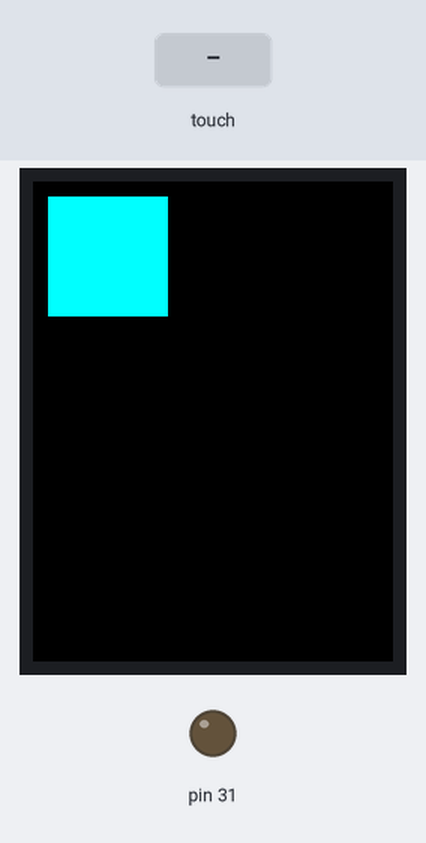
Simulated run of this sketch. Board: Arduino Mega 2560, built with avr-gcc and run on an emulated ATmega2560. On the bench: 240×320 colour display, output pins drawn as LEDs (lit = HIGH). The inputs (shaded band) are chosen by the test bench. What the sketch prints to the serial monitor is not drawn.

Above: at 1.4 s.
1.5 s: touch panel pressed at 13 % / 10 % of its raw x / y range
At 2.2 s:
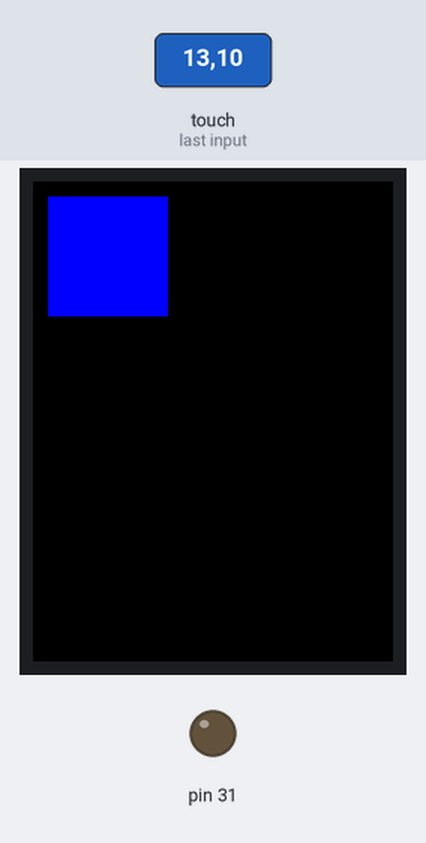
3.0 s: touch panel pressed at 38 % / 10 % of its raw x / y range
At 3.3 s:
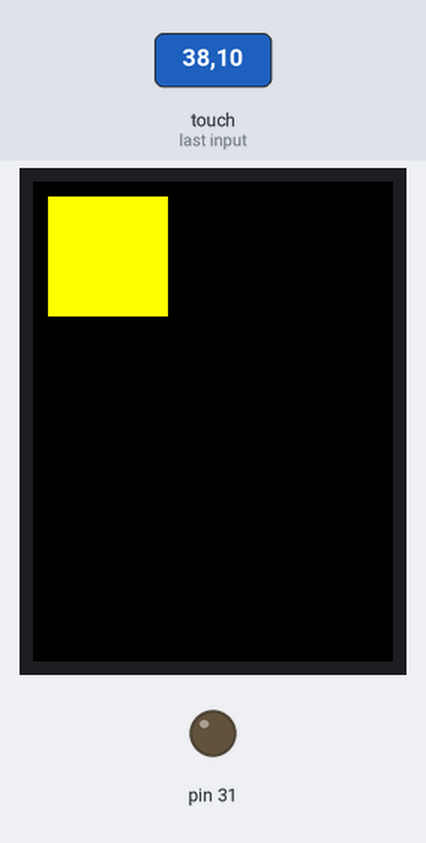
Timing chart, 0 to 6.0 s (numbered marks = the images above; inputs shaded):
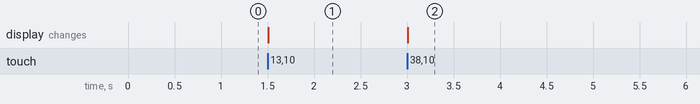

Measured:
- after the input at 1.5 s, the display: changes at once (image 1)
- after the input at 3.0 s, the display: changes at once (image 2)

The sketch:

latihanXY.ino
```cpp
//KB1UIF (A.Tedds)
//Paint Sketch for Arduino LCD TFT 3.5" TFT Display
#include <Adafruit_GFX.h>
//#include <Adafruit_ILI9341.h>
#include <TouchScreen.h>
#include <MCUFRIEND_kbv.h>
MCUFRIEND_kbv tft;


#define YP A3  // must be an analog pin.
#define XM A2  // must be an analog pin.
#define YM 9   // can be a digital pin.
#define XP 8   // can be a digital pin.

#define TS_MINX 116
#define TS_MINY 955
#define TS_MAXX 893
#define TS_MAXY 102

#define BOXSIZE 40
#define PENRADIUS 3

int oldcolor, currentcolor;

// For better pressure precision, we need to know the resistance
// between X+ and X- Use any multimeter to read it
// Its about 300 ohms across the X plate on mine.


TouchScreen ts = TouchScreen(XP, YP, XM, YM, 300);

// Assign human-readable names to some common 16-bit color values:
#define BLACK   0xFFFF
#define BLUE    0xFFE0
#define GREEN   0xF81F
#define CYAN    0xF800
#define GRAY1   0x8410
#define RED     0x07FF
#define GRAY2   0x4208
#define MAGENTA 0x07E0
#define YELLOW  0x001F
#define WHITE   0x0000
#define PINK   0x07E0
#define MINPRESSURE 5
#define MAXPRESSURE 1500


 int X,Y;
 long Num1,Num2,Number;
 char action;
 boolean result = false;

void setup() {

Serial.begin(9600);
  Serial.println(F("Paint!"));
pinMode(31, OUTPUT);
  tft.reset();
  uint16_t identifier = tft.readID();

  Serial.print(F("LCD driver chip: "));
  Serial.println(identifier,HEX);


  tft.begin(0x9486);
  tft.fillScreen(WHITE);
  tft.setRotation(2);
  tft.fillRect(10, 10, 80, 80, RED); //fillReact(x,y,panjang,lebar )

}

void loop() {

pinMode(XM, OUTPUT);
  pinMode(YP, OUTPUT);
  TSPoint p;

  do {
    p = ts.getPoint();
    pinMode(XM, OUTPUT);
    pinMode(YP, OUTPUT);
  } while((p.z < MINPRESSURE )|| (p.z > MAXPRESSURE));
  p.x = map(p.x, TS_MINX, TS_MAXX, 0, 320);
  p.y = map(p.y, TS_MINY, TS_MAXY, 0, 480);

   Y = p.x;
  X = p.y;

  if(Y>0 && Y<100){
    tft.fillRect(10, 10, 80, 80, YELLOW); //fillReact(x,y,panjang,lebar )
  } else {
    tft.fillRect(10, 10, 80, 80, BLUE); //fillReact(x,y,panjang,lebar )
  }

}
```
